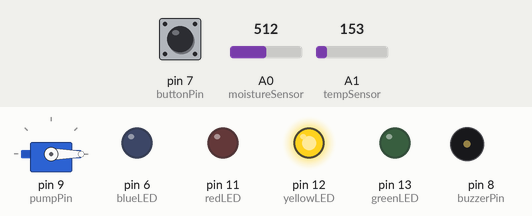
Simulated run of this sketch. Board: Arduino Uno, built with avr-gcc and run on an emulated ATmega328P. Shown: servo, output pins drawn as LEDs (lit = HIGH), buzzer (waves = sounding). Inputs (shaded band) come from the test bench; at power-on: A1 (tempSensor) = 153, A0 (moistureSensor) = 512, pin 7 (buttonPin) HIGH.

Above: at 3.2 s.
3.3 s: A1 (tempSensor) set to 165
At 3.6 s:
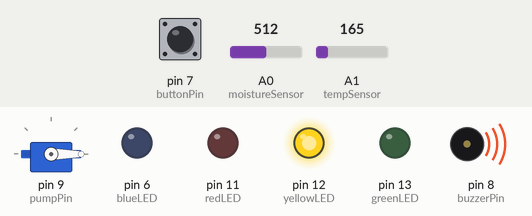
6.3 s: A0 (moistureSensor) set to 488
At 8.3 s:
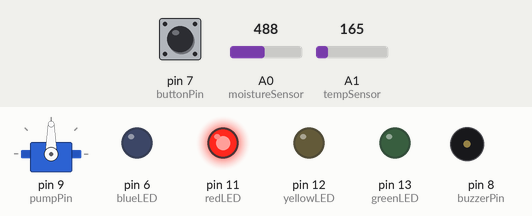
9.3 s: pin 7 (buttonPin) pulled LOW for 3.2 s
At 11.4 s:
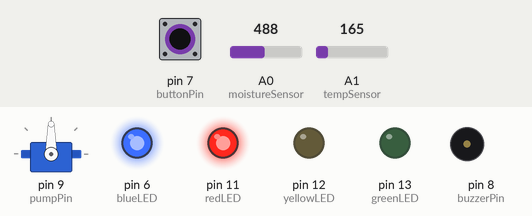
14.5 s: A0 (moistureSensor) set to 900
17.5 s: pin 7 (buttonPin) pulled LOW for 3.2 s
At 20.3 s:
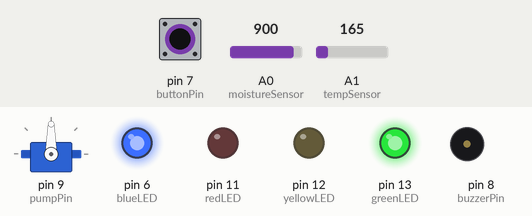
23.0 s: pin 7 (buttonPin) pulled LOW for 1 s
At 25.9 s:
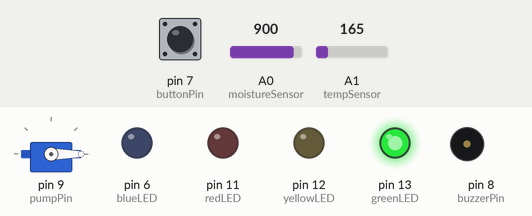
Timing chart, 0 to 27.0 s (numbered marks = the images above; inputs shaded):
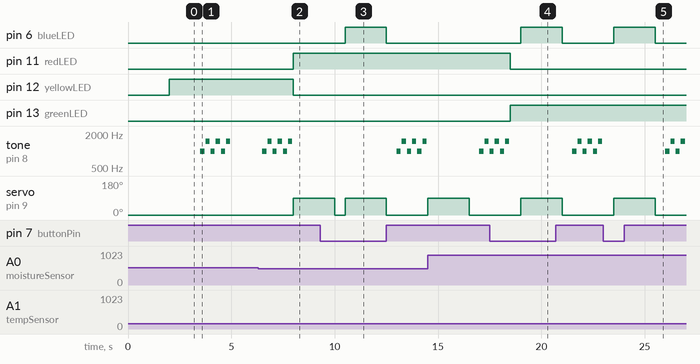

The sketch:

smart_irrigation_system1.ino
```cpp
#include <Servo.h>

// Create servo object
Servo pump;

// Define pins
int moistureSensor = A0;  // Analog pin for moisture sensor
int greenLED = 13;        // Green LED - wet soil
int yellowLED = 12;       // Yellow LED - medium moisture
int redLED = 11;          // Red LED - dry soil
int pumpPin = 9;          // Servo pin (pump)

// System variables
int moistureValue = 0;
int wetThreshold = 700;   // Value above = wet
int dryThreshold = 400;   // Value below = dry (needs water)

// Temperature sensor and manual mode
int tempSensor = A1;        // Analog pin for temperature sensor (TMP36)
int buzzerPin = 8;          // Buzzer pin for temperature alerts
int buttonPin = 7;          // Manual watering button
int blueLED = 6;            // Blue LED - manual mode indicator
int tempValue = 0;
float temperature = 0.0;
float tempThreshold = 30.0; // Temperature alert threshold (Celsius)
bool buttonPressed = false;
unsigned long lastTempAlert = 0;
unsigned long tempAlertInterval = 3000; // Alert every 3 seconds

void setup() {

  // Initialize servo
  pump.attach(pumpPin);
  pump.write(0); // Initial position (pump off)

  // Configure pins as inputs and outputs
  pinMode(greenLED, OUTPUT);
  pinMode(yellowLED, OUTPUT);
  pinMode(redLED, OUTPUT);
  pinMode(blueLED, OUTPUT);
  pinMode(buzzerPin, OUTPUT);
  pinMode(buttonPin, INPUT_PULLUP);

  // Turn off buzzer and all LEDs at startup
  digitalWrite(greenLED, LOW);
  digitalWrite(yellowLED, LOW);
  digitalWrite(redLED, LOW);
  digitalWrite(blueLED, LOW);
  digitalWrite(buzzerPin, LOW);

  // Wait for button to stabilize and set initial state
  delay(2000);
}

void loop() {

  // Read moisture sensor value
  moistureValue = analogRead(moistureSensor);

  // Read temperature sensor
  tempValue = analogRead(tempSensor);
  float voltage = (tempValue * 5.0) / 1024.0;
  temperature = (voltage - 0.5) * 100.0;

  // Check manual button
  if (digitalRead(buttonPin) == LOW && !buttonPressed) {
    buttonPressed = true;
    manualWatering();
    delay(500);
  }
  if (digitalRead(buttonPin) == HIGH) {
    buttonPressed = false;
  }

  // Check temperature alert
  if (temperature > tempThreshold) {
    unsigned long currentTime = millis();
    if (currentTime - lastTempAlert > tempAlertInterval) {
      temperatureAlarm();
      lastTempAlert = currentTime;
    }
  }

  // Adjust thresholds based on temperature
  int adjustedDryThreshold = dryThreshold;
  int adjustedWetThreshold = wetThreshold;

  if (temperature > 25.0) {
    adjustedDryThreshold = dryThreshold + 100; // Water earlier when hot
    adjustedWetThreshold = wetThreshold + 50;
  }

  // Evaluate moisture level and act accordingly
  if (moistureValue < adjustedDryThreshold) {
    // DRY SOIL - Activate irrigation

    // Turn on red LED
    digitalWrite(redLED, HIGH);
    digitalWrite(yellowLED, LOW);
    digitalWrite(greenLED, LOW);

    // Activate pump (servo)
    pump.write(90);  // Turn servo (simulate pump ON)
    delay(2000);     // Water for 2 seconds
    pump.write(0);   // Turn off pump

  } else if (moistureValue < adjustedWetThreshold) {
    // MEDIUM MOISTURE

    // Turn on yellow LED
    digitalWrite(yellowLED, HIGH);
    digitalWrite(redLED, LOW);
    digitalWrite(greenLED, LOW);

    // Pump off
    pump.write(0);

  } else {
    // WET SOIL - No watering needed

    // Turn on green LED
    digitalWrite(greenLED, HIGH);
    digitalWrite(yellowLED, LOW);
    digitalWrite(redLED, LOW);

    // Pump off
    pump.write(0);
  }

  // Wait 500 millis before next reading
  delay(500);
}

// Manual watering function
void manualWatering() {
  digitalWrite(blueLED, HIGH);

  pump.write(90);
  delay(2000);
  pump.write(0);

  digitalWrite(blueLED, LOW);
}

// Temperature alarm function
void temperatureAlarm() {
  for (int i = 0; i < 3; i++) {
    tone(buzzerPin, 1000, 200);
    delay(250);
    tone(buzzerPin, 1500, 200);
    delay(250);
  }
}
```

Measured:
- the behaviour switches between 500 and 499 on A0 (moistureSensor) (found by bisection; images 1 and 2)
- after the input at 3.3 s, tone on pin 8 (buzzerPin): silent → 1000 Hz after 0.20 s, then repeats every 0.50 s: silent 0.05 s, 1500 Hz 0.20 s, silent 0.05 s, 1000 Hz 0.20 s, until it stays silent from 5.0 s
- after the input at 6.3 s, pin 11 (redLED): LOW → HIGH after 1.7 s; pin 12 (yellowLED): HIGH → LOW after 1.7 s; servo on pin 9 (pumpPin): 0° → 90° after 1.7 s
- after the input at 9.3 s, pin 6 (blueLED): LOW → HIGH after 1.2 s, → LOW 2.0 s later
- after the input at 17.5 s, pin 6 (blueLED): LOW → HIGH after 1.5 s, → LOW 2.0 s later; servo on pin 9 (pumpPin): 0° → 90° after 1.5 s, → 0° 2.0 s later
- after the input at 23.0 s, pin 6 (blueLED): LOW → HIGH after 0.51 s, → LOW 2.0 s later; servo on pin 9 (pumpPin): 0° → 90° after 0.51 s, → 0° 2.0 s later
